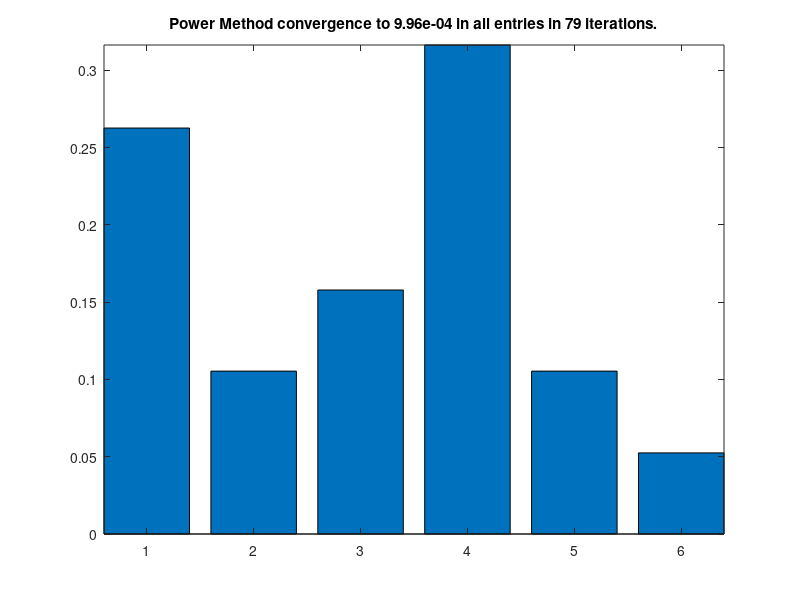

The MATLAB script that drew this image:
%  Program: googlePower.m
%  
%  Description:  
%   This program find the PageRank for a network where the network is 
%   created in the adjacency matrix G.  The program uses the Power Method. 
%
%% Parameters you may wish to alter
numsims = 2000;  % Parameter controlling the number of simulations

% adjacency matrix of the network
G = [0 0 0 1 0 0; 1 0 0 0 0 0; 1 0 0 0 0 0; 0 1 1 0 1 0; 0 0 1 0 0 1; 0 0 0 1 0 0];
n = length(G);

%%  Power Method to find PageRank of network 
%   given by adjacency matrix G
     
state = 1;      % initial state of the system

M = zeros(n,n);
for i = 1:n;
    rowSum = sum(G(i,:));
    if (rowSum ~= 0)
       M(i,:) = 1/rowSum*G(i,:);
    end            
end

% Initialize vectors
vinit = zeros(1,n); vinit(1) = 1;  
vNew = vinit;
v = zeros(1,n); 

iterates = 0;
while max(abs(vNew-v)) > .001
   v = vNew;
   vNew = v*M;
   iterates = iterates + 1;
end

%% Give results in bar chart

bar(vNew)
convergence = max(abs(vNew - v));
text = sprintf('Power Method convergence to %4.2e in all entries in %d iterations.',convergence,iterates);
title(text);
axis tight

ranking = vNew;
[sortedRanking, indices] = sort(ranking,'descend');
fprintf('\n****************************\n')
fprintf('     PageRank results\n')
fprintf('****************************\n')
fprintf('Web Page   PageRank\n')
fprintf('----------------------------\n')
for i=1:length(sortedRanking)
    fprintf('%5d       %5.3f \n',indices(i),sortedRanking(i));
end

fprintf('\nNote your connectivity matrix was: ')
G
